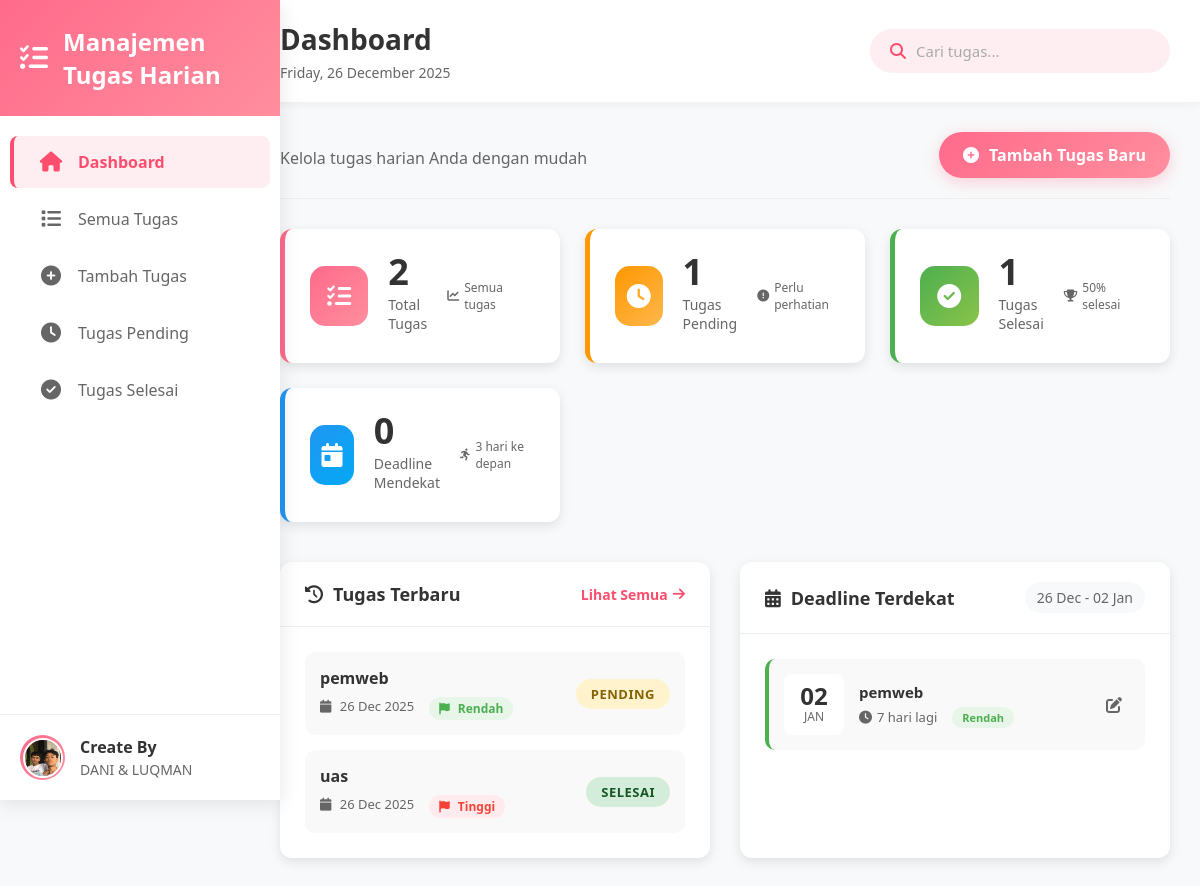
The page /pages/index.php on the database its author committed.
### tables this page shows
CREATE TABLE `tugas` (
  `id` int(11) NOT NULL,
  `judul` varchar(255) NOT NULL,
  `deskripsi` text DEFAULT NULL,
  `deadline` date DEFAULT NULL,
  `status` enum('Pending','Selesai') DEFAULT 'Pending',
  `created_at` timestamp NOT NULL DEFAULT current_timestamp(),
  `kategori` varchar(50) DEFAULT '',
  `prioritas` enum('rendah','sedang','tinggi') DEFAULT 'sedang',
  `updated_at` timestamp NOT NULL DEFAULT current_timestamp() ON UPDATE current_timestamp()
);

### pages/index.php (the view, shortened to what this page needs)
<?php
include '../includes/header.php';
include '../includes/koneksi.php';
$query_total = "SELECT COUNT(*) as total FROM tugas";
$query_pending = "SELECT COUNT(*) as pending FROM tugas WHERE status = 'Pending'";
$query_selesai = "SELECT COUNT(*) as selesai FROM tugas WHERE status = 'Selesai'";
$result_total = mysqli_query($conn, $query_total);
$result_pending = mysqli_query($conn, $query_pending);
$result_selesai = mysqli_query($conn, $query_selesai);
$total = mysqli_fetch_assoc($result_total)['total'];
$pending = mysqli_fetch_assoc($result_pending)['pending'];
$selesai = mysqli_fetch_assoc($result_selesai)['selesai'];
$today = date('Y-m-d');
$three_days = date('Y-m-d', strtotime('+3 days'));
$query_upcoming = "SELECT COUNT(*) as upcoming FROM tugas
                   WHERE deadline BETWEEN '$today' AND '$three_days'
                   AND status = 'Pending'";
$result_upcoming = mysqli_query($conn, $query_upcoming);
$upcoming = mysqli_fetch_assoc($result_upcoming)['upcoming'];
$query_recent = "SELECT * FROM tugas ORDER BY created_at DESC LIMIT 5";
$result_recent = mysqli_query($conn, $query_recent);
$query_nearest = "SELECT * FROM tugas
                  WHERE status = 'Pending'
                  AND deadline >= '$today'
                  ORDER BY deadline ASC
                  LIMIT 5";
$result_nearest = mysqli_query($conn, $query_nearest);
?>
<div class="dashboard-page">
    <div class="dashboard-header">
        <div class="header-content">
            <p class="page-subtitle">Kelola tugas harian Anda dengan mudah</p>
        </div>
        <div class="header-actions">
            <a href="tambah-tugas.php" class="btn-add-task">
                <i class="fas fa-plus-circle"></i> Tambah Tugas Baru
            </a>
        </div>
    </div>
    <div class="stats-grid">
        <div class="stat-card total">
            <div class="stat-icon">
                <i class="fas fa-tasks"></i>
            </div>
            <div class="stat-content">
                <h3><?php echo $total; ?></h3>
                <p>Total Tugas</p>
            </div>
            <div class="stat-trend">
                <i class="fas fa-chart-line"></i> Semua tugas
            </div>
        </div>
        <div class="stat-card pending">
            <div class="stat-icon">
                <i class="fas fa-clock"></i>
            </div>
            <div class="stat-content">
                <h3><?php echo $pending; ?></h3>
                <p>Tugas Pending</p>
            </div>
            <div class="stat-trend">
                <i class="fas fa-exclamation-circle"></i> Perlu perhatian
            </div>
        </div>
        <div class="stat-card completed">
            <div class="stat-icon">
                <i class="fas fa-check-circle"></i>
            </div>
            <div class="stat-content">
                <h3><?php echo $selesai; ?></h3>
                <p>Tugas Selesai</p>
            </div>
            <div class="stat-trend">
                <i class="fas fa-trophy"></i> <?php echo $total > 0 ? round(($selesai/$total)*100) : 0; ?>% selesai
            </div>
        </div>
        <div class="stat-card upcoming">
            <div class="stat-icon">
                <i class="fas fa-calendar-day"></i>
            </div>
            <div class="stat-content">
                <h3><?php echo $upcoming; ?></h3>
                <p>Deadline Mendekat</p>
            </div>
            <div class="stat-trend">
                <i class="fas fa-running"></i> 3 hari ke depan
            </div>
        </div>
    </div>
    <div class="dashboard-grid">
        <div class="dashboard-card">
            <div class="card-header">
                <h3><i class="fas fa-history"></i> Tugas Terbaru</h3>
                <a href="semua-tugas.php" class="view-all">Lihat Semua <i class="fas fa-arrow-right"></i></a>
            </div>
            <div class="card-body">
                <?php if (mysqli_num_rows($result_recent) > 0): ?>
                    <div class="tasks-list">
                        <?php while ($row = mysqli_fetch_assoc($result_recent)): ?>
                            <div class="task-item">
                                <div class="task-info">
                                    <h4 class="task-title"><?php echo htmlspecialchars($row['judul']); ?></h4>
                                    <div class="task-meta">
                                        <span class="task-date">
                                            <i class="fas fa-calendar"></i>
                                            <?php echo date('d M Y', strtotime($row['created_at'])); ?>
                                        </span>
                                        <span class="task-priority <?php echo $row['prioritas']; ?>">
                                            <i class="fas fa-flag"></i>
                                            <?php echo ucfirst($row['prioritas']); ?>
                                        </span>
                                    </div>
                                </div>
                                <div class="task-status <?php echo strtolower($row['status']); ?>">
                                    <?php echo $row['status']; ?>
                                </div>
                            </div>
                        <?php endwhile; ?>
                    </div>
                <?php endif; ?>
            </div>
        </div>
        <div class="dashboard-card">
            <div class="card-header">
                <h3><i class="fas fa-calendar-alt"></i> Deadline Terdekat</h3>
                <span class="date-range"><?php echo date('d M') . ' - ' . date('d M', strtotime('+7 days')); ?></span>
            </div>
            <div class="card-body">
                <?php if (mysqli_num_rows($result_nearest) > 0): ?>
                    <div class="deadlines-list">
                        <?php while ($row = mysqli_fetch_assoc($result_nearest)):
                            $days_left = floor((strtotime($row['deadline']) - strtotime($today)) / 86400);
                            $urgency = $days_left <= 1 ? 'high' : ($days_left <= 3 ? 'medium' : 'low');
                        ?>
                            <div class="deadline-item urgency-<?php echo $urgency; ?>">
                                <div class="deadline-date">
                                    <div class="date-day"><?php echo date('d', strtotime($row['deadline'])); ?></div>
                                    <div class="date-month"><?php echo date('M', strtotime($row['deadline'])); ?></div>
                                </div>
                                <div class="deadline-details">
                                    <h4><?php echo htmlspecialchars($row['judul']); ?></h4>
                                    <div class="deadline-meta">
                                        <span class="days-left">
                                            <i class="fas fa-clock"></i>
                                            <?php
                                            if ($days_left == 0) echo 'Hari ini';
                                            elseif ($days_left == 1) echo 'Besok';
                                            else echo $days_left . ' hari lagi';
                                            ?>
                                        </span>
                                        <span class="priority-badge <?php echo $row['prioritas']; ?>">
                                            <?php echo ucfirst($row['prioritas']); ?>
                                        </span>
                                    </div>
                                </div>
                                <a href="tambah-tugas.php?edit=<?php echo $row['id']; ?>" class="deadline-action">
                                    <i class="fas fa-edit"></i>
                                </a>
                            </div>
                        <?php endwhile; ?>
                    </div>
                <?php endif; ?>
            </div>
        </div>
    </div>
</div>
<?php include '../includes/footer.php'; ?>

### assets/css/style.css (style rules this page uses)
:root { --primary-color: #ff6b8b; --secondary-color: #ff8e9e; --accent-color: #ff4d6d; --light-pink: #ffeef1; --dark-pink: #d63384; --gradient-pink: linear-gradient(135deg, #ff6b8b 0%, #ff8e9e 100%); --gradient-light: linear-gradient(135deg, #ffeef1 0%, #fff5f7 100%); --text-dark: #333; --text-light: #666; --text-white: #fff; --shadow: 0 4px 12px rgba(0, 0, 0, 0.1); --shadow-lg: 0 8px 25px rgba(0, 0, 0, 0.15); --radius: 12px; --transition: all 0.3s ease; }
* { margin: 0; padding: 0; box-sizing: border-box; font-family: 'Segoe UI', Tahoma, Geneva, Verdana, sans-serif; }
body { background-color: #f8f9fa; color: var(--text-dark); min-height: 100vh; }
.page-subtitle { color: var(--text-light); font-size: 14px; }
.task-title { font-size: 18px; color: var(--text-dark); margin: 0; flex: 1; }
.task-status { padding: 6px 15px; border-radius: 20px; font-size: 12px; font-weight: bold; text-transform: uppercase; letter-spacing: 0.5px; margin-left: 15px; }

### rows shown on the page
tugas: judul "pemweb", created_at "26 Dec 2025", prioritas "Rendah", status "PENDING", deadline "02", deadline "JAN", deadline "7"
tugas: judul "uas", created_at "26 Dec 2025", prioritas "Tinggi", status "SELESAI"

### other values the page prints
$page_title "Dashboard"
$total "2"
$pending "1"
$selesai "1"
$upcoming "0"
